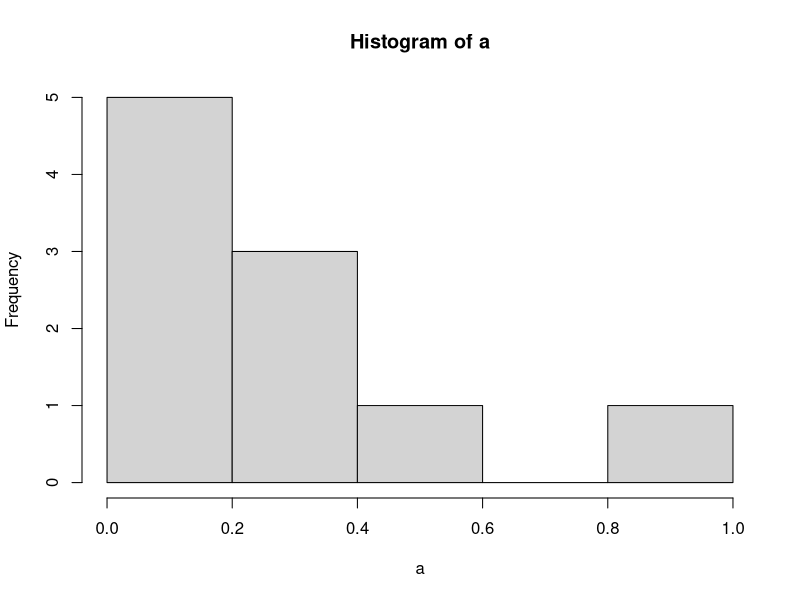
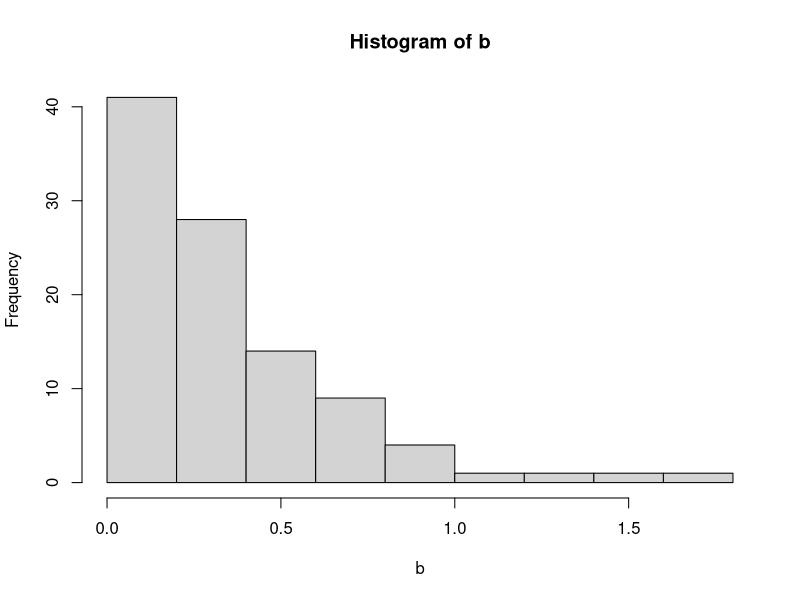
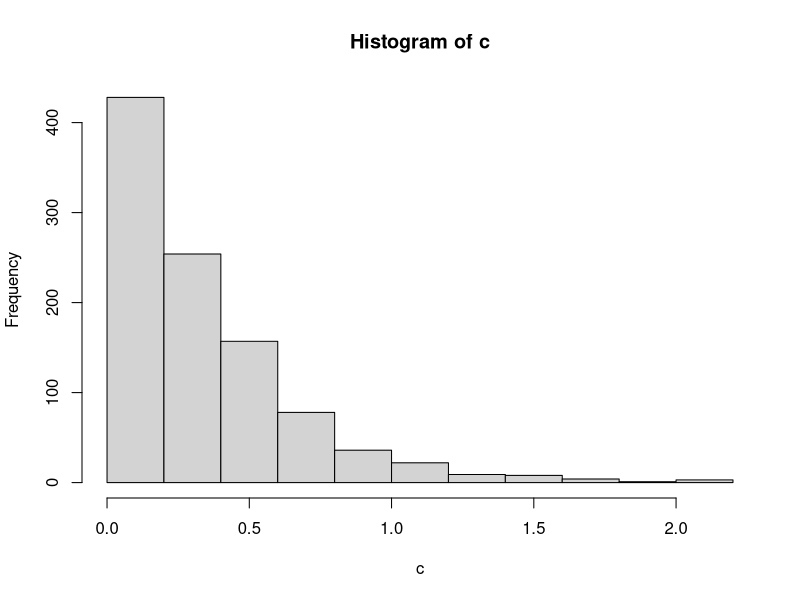
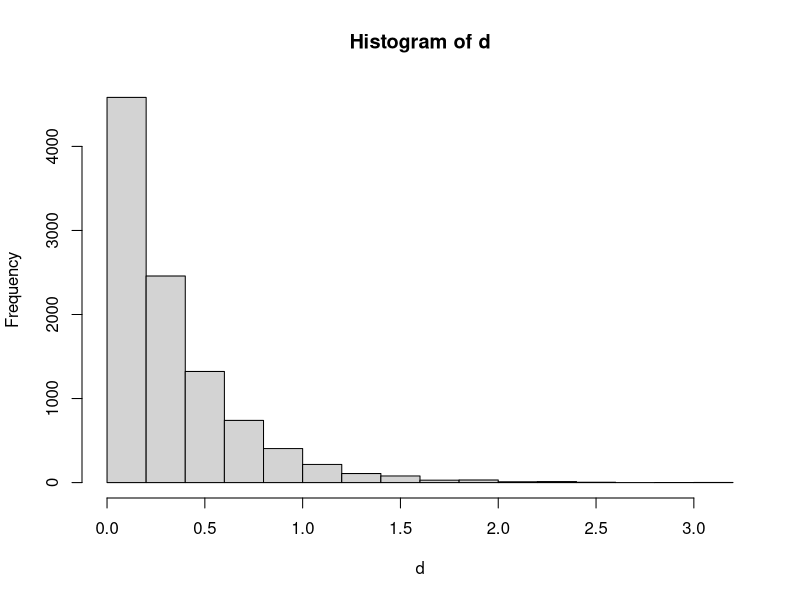

The R script that drew these images, in order:
set.seed(1)
l = 3

# a. Fungsi Probabilitas dari Distribusi Exponensial
# fungsi manual
prob.exp <- function(x, lambda) {
  prob <- lambda*(exp((-1*lambda)*x))
  return(prob)
}

# contoh dengan fungsi manual (x=1)
prob.exp(1, lambda = l)

# contoh dengan fungsi bawaan (x=1)
dexp(1, rate = l)


# b. histogram 10, 100, 1000, dan 10000 bilangan random
# 10 bilangan random
a <- rexp(10, rate = l)
hist(a)

# 100 bilangan random
b <- rexp(100, rate = l)
hist(b)

# 1000 bilangan random
c <- rexp(1000, rate = l)
hist(c)

# 10000 bilangan random
d <- rexp(10000, rate = l)
hist(d)


# c. nilai rataan dan varian (n = 100, lamda = 3)
# nilai rataan
mean(rexp(100, rate = l))

# varians
var(rexp(100, rate = l))